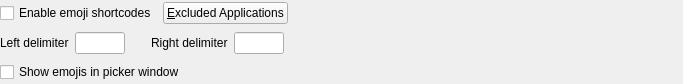
<?xml version="1.0" encoding="UTF-8"?>
<ui version="4.0">
 <class>PrefsPaneEmojis</class>
 <widget class="QFrame" name="PrefsPaneEmojis">
  <property name="geometry">
   <rect>
    <x>0</x>
    <y>0</y>
    <width>683</width>
    <height>84</height>
   </rect>
  </property>
  <property name="windowTitle">
   <string notr="true"/>
  </property>
  <layout class="QVBoxLayout" name="verticalLayout">
   <property name="leftMargin">
    <number>0</number>
   </property>
   <property name="topMargin">
    <number>0</number>
   </property>
   <property name="rightMargin">
    <number>0</number>
   </property>
   <property name="bottomMargin">
    <number>0</number>
   </property>
   <item>
    <layout class="QHBoxLayout" name="layout1">
     <item>
      <widget class="QCheckBox" name="checkEnableEmoji">
       <property name="text">
        <string>Enable emoji shortcodes</string>
       </property>
      </widget>
     </item>
     <item>
      <widget class="QPushButton" name="buttonEmojiExcludedApps">
       <property name="text">
        <string>&amp;Excluded Applications</string>
       </property>
      </widget>
     </item>
     <item>
      <spacer name="spacer1">
       <property name="orientation">
        <enum>Qt::Horizontal</enum>
       </property>
       <property name="sizeHint" stdset="0">
        <size>
         <width>0</width>
         <height>20</height>
        </size>
       </property>
      </spacer>
     </item>
    </layout>
   </item>
   <item>
    <layout class="QGridLayout" name="grid1" columnstretch="0,0,0,0,0,0">
     <item row="0" column="0">
      <widget class="QLabel" name="labelEmojiLeftDelimiter">
       <property name="text">
        <string>Left delimiter</string>
       </property>
      </widget>
     </item>
     <item row="0" column="2">
      <spacer name="spacer2">
       <property name="orientation">
        <enum>Qt::Horizontal</enum>
       </property>
       <property name="sizeType">
        <enum>QSizePolicy::Fixed</enum>
       </property>
       <property name="sizeHint" stdset="0">
        <size>
         <width>20</width>
         <height>10</height>
        </size>
       </property>
      </spacer>
     </item>
     <item row="0" column="1">
      <widget class="QLineEdit" name="editEmojiLeftDelimiter">
       <property name="maximumSize">
        <size>
         <width>50</width>
         <height>16777215</height>
        </size>
       </property>
      </widget>
     </item>
     <item row="0" column="5">
      <spacer name="spacer3">
       <property name="orientation">
        <enum>Qt::Horizontal</enum>
       </property>
       <property name="sizeHint" stdset="0">
        <size>
         <width>0</width>
         <height>20</height>
        </size>
       </property>
      </spacer>
     </item>
     <item row="0" column="4">
      <widget class="QLineEdit" name="editEmojiRightDelimiter">
       <property name="maximumSize">
        <size>
         <width>50</width>
         <height>16777215</height>
        </size>
       </property>
      </widget>
     </item>
     <item row="0" column="3">
      <widget class="QLabel" name="labelEmojiRightDelimiter">
       <property name="text">
        <string>Right delimiter</string>
       </property>
      </widget>
     </item>
    </layout>
   </item>
   <item>
    <layout class="QHBoxLayout" name="layout2">
     <item>
      <widget class="QCheckBox" name="checkShowEmojiInPickerWindow">
       <property name="text">
        <string>Show emojis in picker window</string>
       </property>
      </widget>
     </item>
     <item>
      <spacer name="spacer4">
       <property name="orientation">
        <enum>Qt::Horizontal</enum>
       </property>
       <property name="sizeHint" stdset="0">
        <size>
         <width>0</width>
         <height>20</height>
        </size>
       </property>
      </spacer>
     </item>
    </layout>
   </item>
  </layout>
 </widget>
 <resources/>
 <connections>
  <connection>
   <sender>checkEnableEmoji</sender>
   <signal>toggled(bool)</signal>
   <receiver>PrefsPaneEmojis</receiver>
   <slot>onCheckEnableEmojiShortcodes(bool)</slot>
   <hints>
    <hint type="sourcelabel">
     <x>35</x>
     <y>17</y>
    </hint>
    <hint type="destinationlabel">
     <x>672</x>
     <y>1</y>
    </hint>
   </hints>
  </connection>
  <connection>
   <sender>buttonEmojiExcludedApps</sender>
   <signal>clicked()</signal>
   <receiver>PrefsPaneEmojis</receiver>
   <slot>onEditEmojiExcludedApplications()</slot>
   <hints>
    <hint type="sourcelabel">
     <x>221</x>
     <y>12</y>
    </hint>
    <hint type="destinationlabel">
     <x>341</x>
     <y>41</y>
    </hint>
   </hints>
  </connection>
  <connection>
   <sender>editEmojiLeftDelimiter</sender>
   <signal>textChanged(QString)</signal>
   <receiver>PrefsPaneEmojis</receiver>
   <slot>onEmojiLeftDelimiterChanged(QString)</slot>
   <hints>
    <hint type="sourcelabel">
     <x>101</x>
     <y>43</y>
    </hint>
    <hint type="destinationlabel">
     <x>341</x>
     <y>41</y>
    </hint>
   </hints>
  </connection>
  <connection>
   <sender>editEmojiRightDelimiter</sender>
   <signal>textChanged(QString)</signal>
   <receiver>PrefsPaneEmojis</receiver>
   <slot>onEmojiRightDelimiterChanged(QString)</slot>
   <hints>
    <hint type="sourcelabel">
     <x>267</x>
     <y>43</y>
    </hint>
    <hint type="destinationlabel">
     <x>341</x>
     <y>41</y>
    </hint>
   </hints>
  </connection>
  <connection>
   <sender>checkShowEmojiInPickerWindow</sender>
   <signal>toggled(bool)</signal>
   <receiver>PrefsPaneEmojis</receiver>
   <slot>onCheckShowEmojisInPickerWindow(bool)</slot>
   <hints>
    <hint type="sourcelabel">
     <x>92</x>
     <y>72</y>
    </hint>
    <hint type="destinationlabel">
     <x>341</x>
     <y>41</y>
    </hint>
   </hints>
  </connection>
 </connections>
 <slots>
  <slot>onCheckEnableEmojiShortcodes(bool)</slot>
  <slot>onEditEmojiExcludedApplications()</slot>
  <slot>onEmojiLeftDelimiterChanged(QString)</slot>
  <slot>onEmojiRightDelimiterChanged(QString)</slot>
  <slot>onCheckShowEmojisInPickerWindow(bool)</slot>
 </slots>
</ui>
